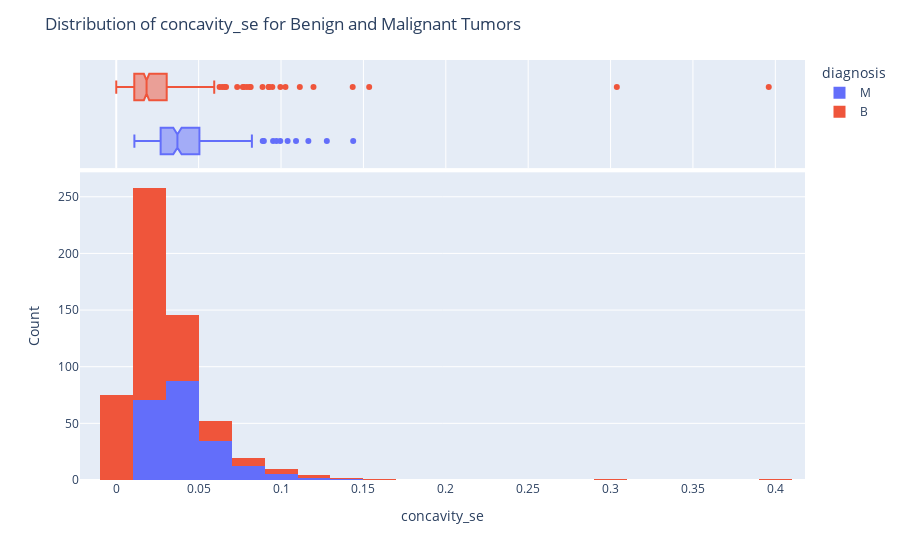

The notebook cell this image was saved under:
### Code cell
# Plot distribution of 'concavity_se' for each diagnosis using Plotly
fig = px.histogram(df, x='concavity_se', color='diagnosis', marginal='box', nbins=30)
fig.update_layout(title='Distribution of concavity_se for Benign and Malignant Tumors', xaxis_title='concavity_se', yaxis_title='Count')
fig.show()

### Figure 1 — Plotly figure (JSON) as saved in the notebook; plotly's stock layout.template omitted (floating-point values rounded to 4 significant figures; data arrays with more than 128 entries replaced by an {"elided": "..."} marker saying what was removed)
{"data": [{"alignmentgroup": "True", "bingroup": "x", "hovertemplate": "diagnosis=M<br>concavity_se=%{x}<br>count=%{y}<extra></extra>", "legendgroup": "M", "marker": {"color": "#636efa", "pattern": {"shape": ""}}, "name": "M", "nbinsx": 30, "offsetgroup": "M", "orientation": "v", "showlegend": true, "type": "histogram", "x": {"elided": "212 float values"}, "xaxis": "x", "yaxis": "y"}, {"alignmentgroup": "True", "hovertemplate": "diagnosis=M<br>concavity_se=%{x}<extra></extra>", "legendgroup": "M", "marker": {"color": "#636efa"}, "name": "M", "notched": true, "offsetgroup": "M", "showlegend": false, "type": "box", "x": {"elided": "212 float values"}, "xaxis": "x2", "yaxis": "y2"}, {"alignmentgroup": "True", "bingroup": "x", "hovertemplate": "diagnosis=B<br>concavity_se=%{x}<br>count=%{y}<extra></extra>", "legendgroup": "B", "marker": {"color": "#EF553B", "pattern": {"shape": ""}}, "name": "B", "nbinsx": 30, "offsetgroup": "B", "orientation": "v", "showlegend": true, "type": "histogram", "x": {"elided": "357 float values"}, "xaxis": "x", "yaxis": "y"}, {"alignmentgroup": "True", "hovertemplate": "diagnosis=B<br>concavity_se=%{x}<extra></extra>", "legendgroup": "B", "marker": {"color": "#EF553B"}, "name": "B", "notched": true, "offsetgroup": "B", "showlegend": false, "type": "box", "x": {"elided": "357 float values"}, "xaxis": "x2", "yaxis": "y2"}], "layout": {"barmode": "relative", "legend": {"title": {"text": "diagnosis"}, "tracegroupgap": 0}, "margin": {"t": 60}, "title": {"text": "Distribution of concavity_se for Benign and Malignant Tumors"}, "xaxis": {"anchor": "y", "domain": [0, 1], "title": {"text": "concavity_se"}}, "xaxis2": {"anchor": "y2", "domain": [0, 1], "matches": "x", "showgrid": true, "showticklabels": false}, "yaxis": {"anchor": "x", "domain": [0, 0.7326], "title": {"text": "Count"}}, "yaxis2": {"anchor": "x2", "domain": [0.7426, 1], "matches": "y2", "showgrid": false, "showline": false, "showticklabels": false, "ticks": ""}}}
